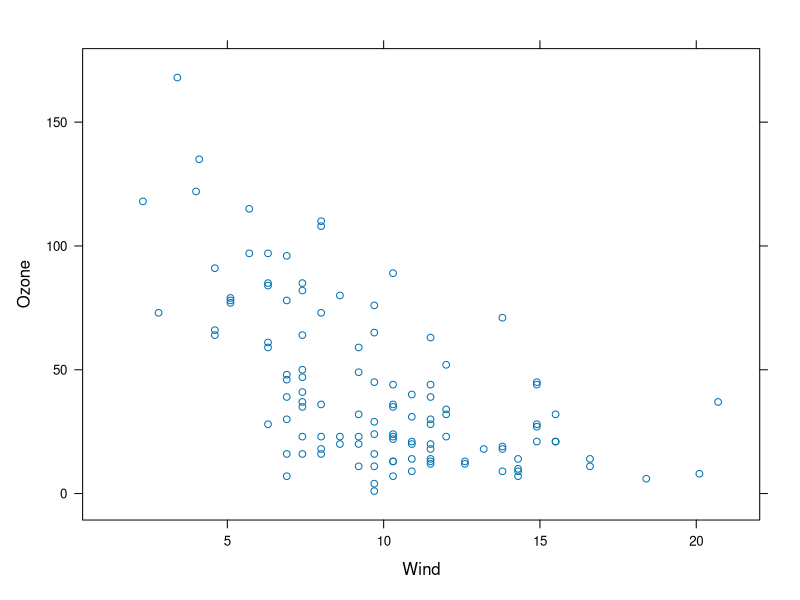
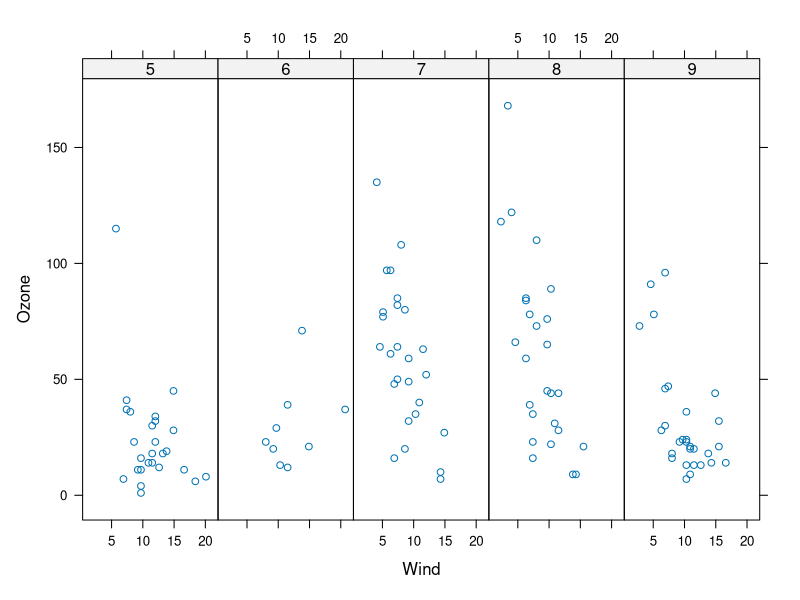
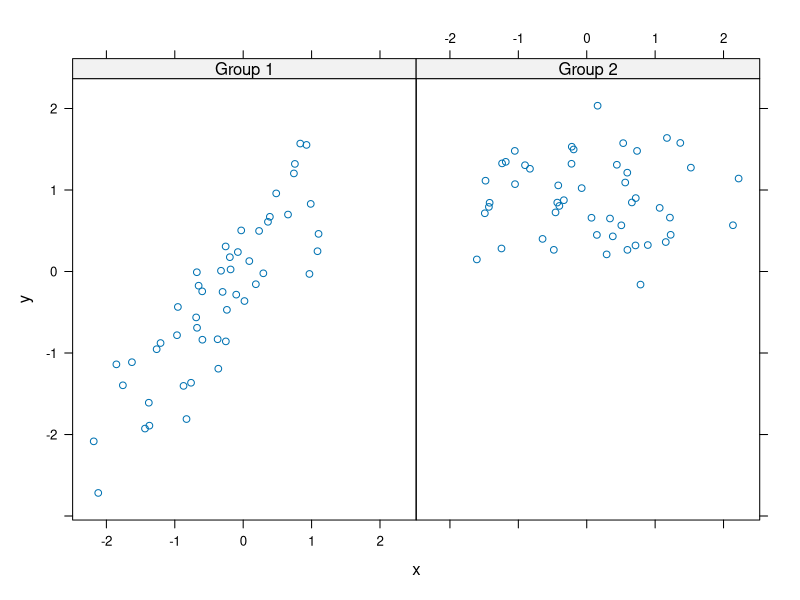
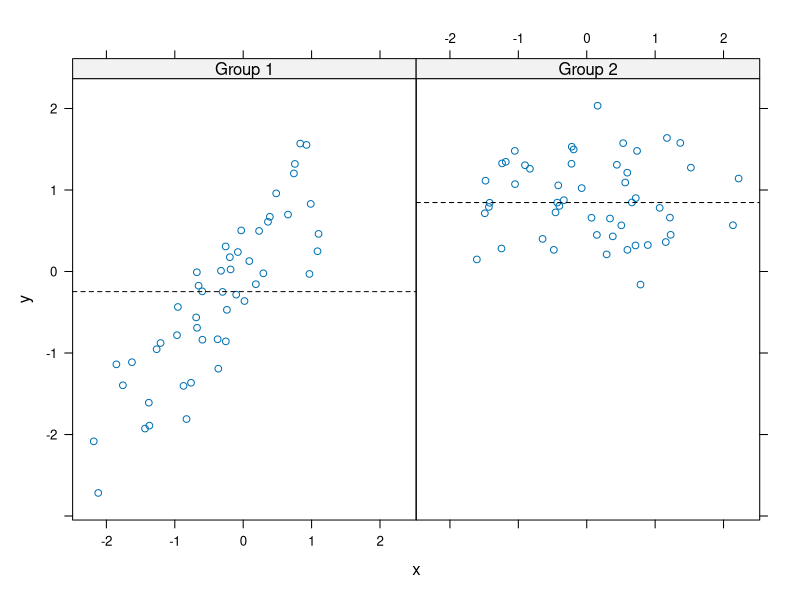
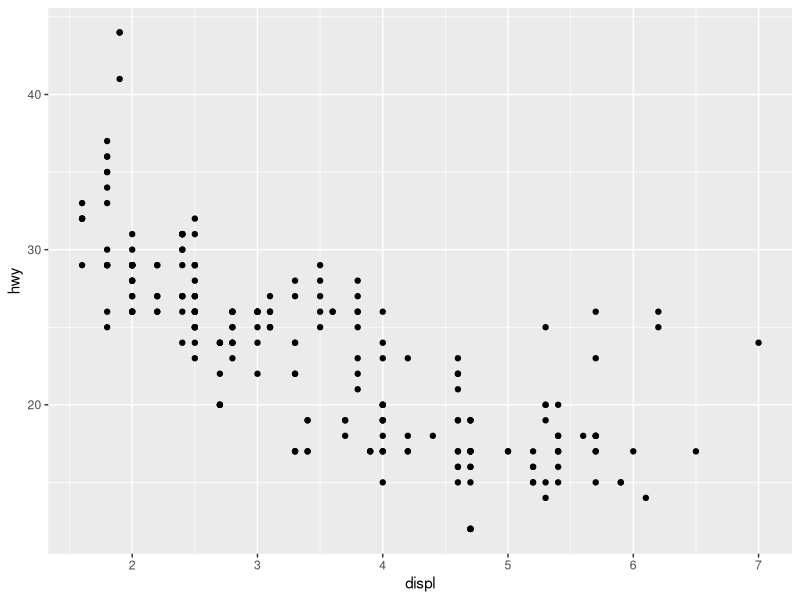
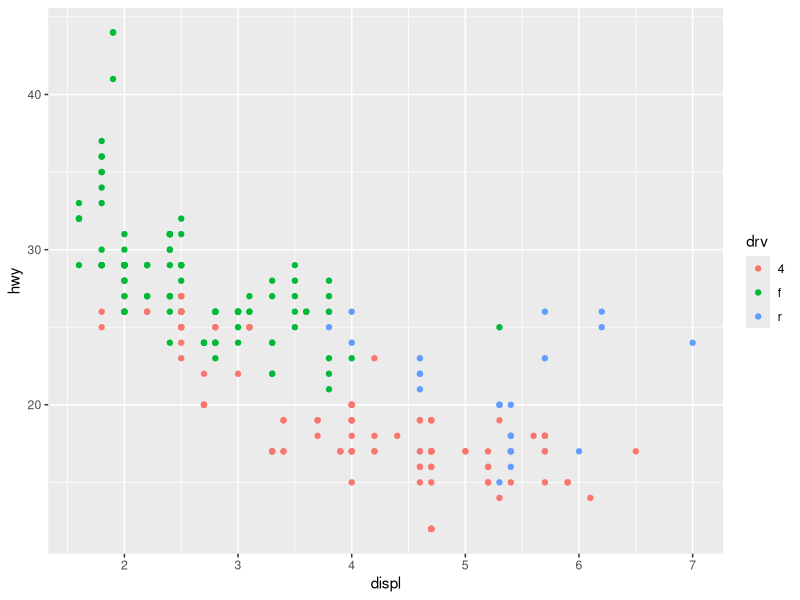
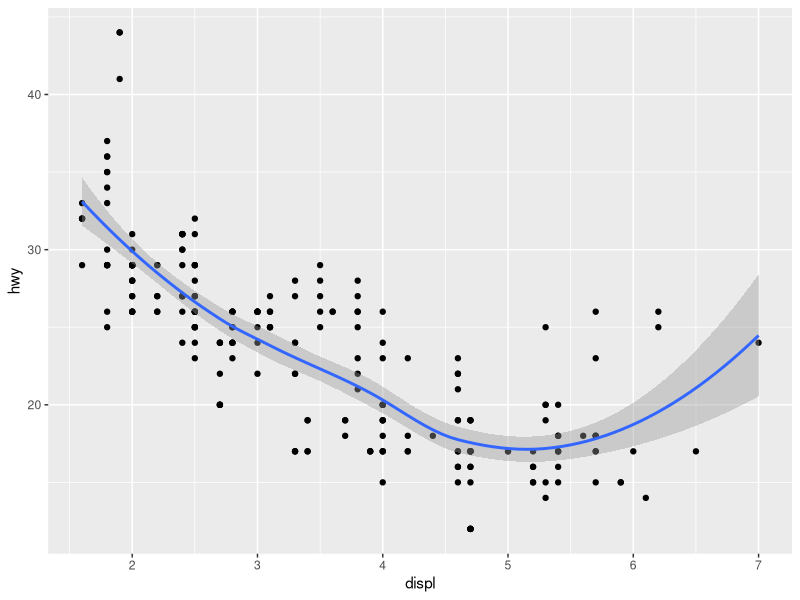
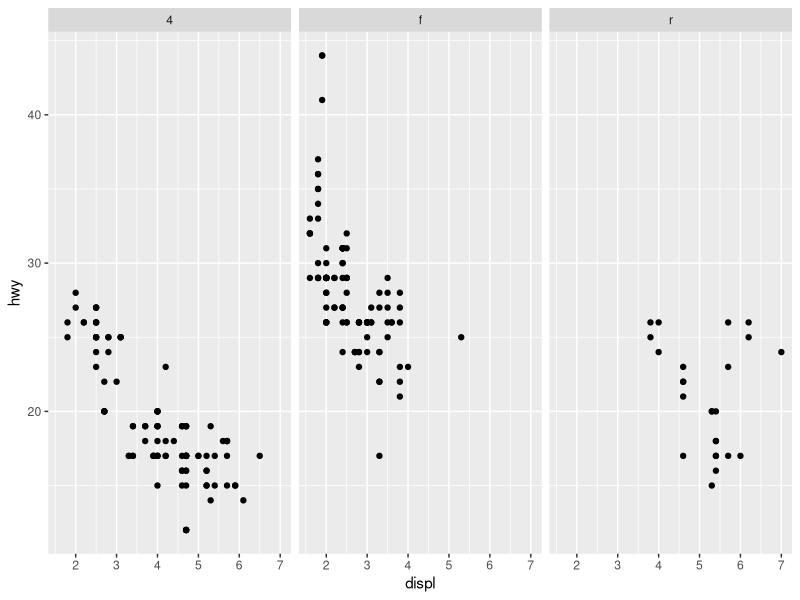

Source code (R) for these figures, in order:
# Video Lectures

# Simple Lattice Plot
library(lattice)
library(datasets)
xyplot(Ozone ~ Wind, data = airquality) # default is a little dif from the base plot system

airquality <- transform(airquality, Month = factor(Month))
xyplot(Ozone ~ Wind | Month, data = airquality, layout = c(5,1)) # it will plot Ozone and Wind by (|) Month

# panel functions
set.seed(10)
x <- rnorm(100)
f <- rep(0:1, each = 50)
y <- x + f - f * x + rnorm(100, sd = 0.5)
f <- factor(f, labels = c("Group 1", "Group 2"))
xyplot(y ~ x | f, layout = c(2, 1)) # Plot with two panels
xyplot(y ~ x | f, panel = function(x, y, ...) {
    panel.xyplot(x, y, ...) # first call the default panel function
    panel.abline(h = median(y), lty = 2) #add a horizontal line at the median
})

# ggplot

# hello world hehe
library(ggplot2)
qplot(displ, hwy, data = mpg)
qplot(displ, hwy, data = mpg, color = drv) #highlight some groups, automatically creates legend
qplot(displ, hwy, data = mpg, geom = c("point", "smooth")) #add some statistics 
qplot(displ, hwy, data = mpg, facets = .~drv) #facets are like panels in lattice

# Quizz 2
library(nlme)
library(lattice)
xyplot(weight ~ Time | Diet, BodyWeight)


